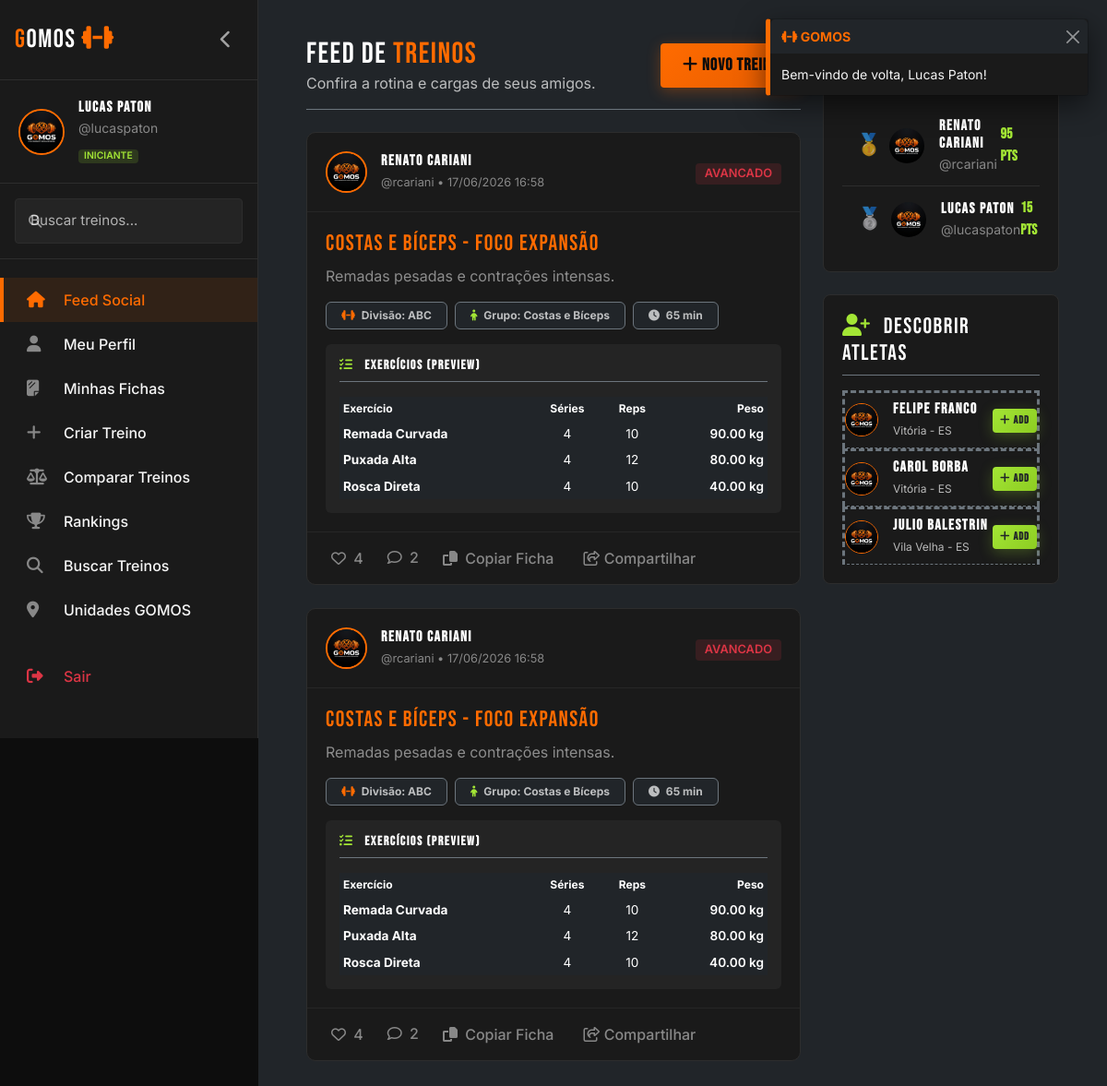
/gomos/public/feed (signed in), run on the app's committed database.
### tables this page shows
CREATE TABLE IF NOT EXISTS treinos (
    id INT AUTO_INCREMENT PRIMARY KEY,
    usuario_id INT NOT NULL,
    titulo VARCHAR(150) NOT NULL,
    descricao TEXT,
    tipo_treino ENUM('A', 'B', 'C', 'ABC', 'PPL', 'Full') DEFAULT 'Full',
    grupo_muscular VARCHAR(100) NOT NULL,
    duracao_minutos INT DEFAULT 0,
    nivel_dificuldade ENUM('iniciante', 'intermediario', 'avancado') DEFAULT 'iniciante',
    total_curtidas INT DEFAULT 0,
    total_comentarios INT DEFAULT 0,
    total_visualizacoes INT DEFAULT 0,
    publico TINYINT(1) DEFAULT 1,  
    foto VARCHAR(255) DEFAULT NULL,
    criado_em TIMESTAMP DEFAULT CURRENT_TIMESTAMP,
    FOREIGN KEY (usuario_id) REFERENCES usuarios(id) ON DELETE CASCADE
);

CREATE TABLE IF NOT EXISTS usuarios (
    id INT AUTO_INCREMENT PRIMARY KEY,
    nome VARCHAR(100) NOT NULL,
    username VARCHAR(50) NOT NULL UNIQUE,
    email VARCHAR(100) NOT NULL UNIQUE,
    senha VARCHAR(255) NOT NULL,
    foto_perfil VARCHAR(255) DEFAULT 'default_avatar.png',
    bio TEXT,
    nivel_fitness ENUM('iniciante', 'intermediario', 'avancado') DEFAULT 'iniciante',
    academia_id INT,
    cidade VARCHAR(100) NOT NULL,
    estado CHAR(2) NOT NULL,
    peso DECIMAL(5,2) DEFAULT 0.00,
    altura INT DEFAULT 0,
    total_treinos INT DEFAULT 0,
    total_curtidas INT DEFAULT 0,
    pontos_ranking INT DEFAULT 0,
    ativo TINYINT(1) DEFAULT 1,
    criado_em TIMESTAMP DEFAULT CURRENT_TIMESTAMP,
    ultimo_acesso TIMESTAMP DEFAULT CURRENT_TIMESTAMP ON UPDATE CURRENT_TIMESTAMP,
    FOREIGN KEY (academia_id) REFERENCES academias(id) ON DELETE SET NULL
);

CREATE TABLE IF NOT EXISTS exercicios_treino (
    id INT AUTO_INCREMENT PRIMARY KEY,
    treino_id INT NOT NULL,
    nome_exercicio VARCHAR(150) NOT NULL,
    series INT NOT NULL DEFAULT 3,
    repeticoes VARCHAR(50) NOT NULL DEFAULT '10',
    peso_kg DECIMAL(5,2) DEFAULT 0.00,
    descanso_segundos INT DEFAULT 60,
    observacoes TEXT,
    ordem INT DEFAULT 0,
    FOREIGN KEY (treino_id) REFERENCES treinos(id) ON DELETE CASCADE
);

### gomos/app/views/feed/index.php (the view, shortened to what the rows shown need)
<?php
require_once __DIR__ . '/../partials/header.php';
?>
<div class="dashboard-wrapper">
    <?php require_once __DIR__ . '/../partials/sidebar.php'; ?>
    <main class="main-content-gomos bg-dark">
        <div class="container-fluid">
            <div class="row">
                <div class="col-lg-8">
                    <div class="d-flex align-items-center justify-content-between mb-4 border-bottom border-secondary pb-3">
                        <div>
                            <h2 class="text-white m-0">FEED DE <span class="text-orange">TREINOS</span></h2>
                        </div>
                    </div>
                    <?php if (!empty($treinos)): ?>
                        <?php foreach ($treinos as $t): ?>
                            <div class="feed-post-card">
                                <div class="feed-post-header d-flex justify-content-between align-items-center">
                                    <div class="d-flex align-items-center">
                                        <a href="<?= $rootUrl ?>/perfil/<?= $t['username'] ?>" class="text-decoration-none">
                                            <img src="<?= $root ?>/assets/img/<?= $t['foto_perfil'] ?>" alt="Avatar" class="feed-post-avatar">
                                        </a>
                                        <div class="feed-post-meta">
                                            <h6 class="m-0"><a href="<?= $rootUrl ?>/perfil/<?= $t['username'] ?>" class="text-white text-decoration-none fw-bold"><?= $t['nome_usuario'] ?></a></h6>
                                            <span>@<?= $t['username'] ?> • <?= date('d/m/Y H:i', strtotime($t['criado_em'])) ?></span>
                                        </div>
                                    </div>
                                    <div>
                                        <span class="badge badge-dificuldade badge-<?= $t['nivel_dificuldade'] ?>">
                                            <?= strtoupper($t['nivel_dificuldade']) ?>
                                        </span>
                                    </div>
                                </div>
                                <div class="feed-post-body">
                                    <h4 class="text-orange mb-2"><?= $t['titulo'] ?></h4>
                                    <p class="text-white-50 mb-3"><?= $t['descricao'] ?></p>
                                    <div class="d-flex gap-2 mb-3">
                                        <span class="badge bg-dark border border-secondary text-secondary py-2 px-3"><i class="fa-solid fa-dumbbell me-1 text-orange"></i> Divisão: <?= $t['tipo_treino'] ?></span>
                                        <span class="badge bg-dark border border-secondary text-secondary py-2 px-3"><i class="fa-solid fa-child me-1 text-lime"></i> Grupo: <?= $t['grupo_muscular'] ?></span>
                                        <span class="badge bg-dark border border-secondary text-secondary py-2 px-3"><i class="fa-solid fa-clock me-1"></i> <?= $t['duracao_minutos'] ?> min</span>
                                    </div>
                                    <div class="feed-post-exercises">
                                        <h6 class="text-white border-bottom border-secondary pb-2 mb-3 small fw-bold uppercase"><i class="fa-solid fa-list-check me-2 text-lime"></i> EXERCÍCIOS (Preview)</h6>
                                        <div class="table-responsive">
                                            <table class="table table-dark table-sm m-0 table-borderless">
                                                <thead>
                                                    <tr class="text-muted-gomos" style="font-size: 0.75rem;">
                                                        <th>Exercício</th>
                                                        <th class="text-center">Séries</th>
                                                        <th class="text-center">Reps</th>
                                                        <th class="text-end">Peso</th>
                                                    </tr>
                                                </thead>
                                                <tbody>
                                                    <?php foreach ($t['exercicios_preview'] as $ex): ?>
                                                        <tr style="font-size: 0.85rem;">
                                                            <td class="fw-bold"><?= $ex['nome_exercicio'] ?></td>
                                                            <td class="text-center"><?= $ex['series'] ?></td>
                                                            <td class="text-center"><?= $ex['repeticoes'] ?></td>
                                                            <td class="text-end text-lime fw-semibold"><?= $ex['peso_kg'] ?> kg</td>
                                                        </tr>
                                                    <?php endforeach; ?>
                                                </tbody>
                                            </table>
                                        </div>
                                    </div>
                                </div>
                                <div class="feed-post-actions">
                                    <button class="feed-post-action-btn btn-curtir-ajax <?= $t['curtiu'] ? 'active text-orange' : '' ?>" data-id="<?= $t['id'] ?>">
                                        <i class="<?= $t['curtiu'] ? 'fa-solid' : 'fa-regular' ?> fa-heart me-1"></i> <span class="curtidas-count"><?= $t['total_curtidas'] ?></span>
                                    </button>
                                    <a href="<?= $rootUrl ?>/treino/<?= $t['id'] ?>#comentarios" class="feed-post-action-btn text-decoration-none">
                                        <i class="fa-regular fa-comment me-1"></i> <span><?= $t['total_comentarios'] ?></span>
                                    </a>
                                    <?php if ($t['usuario_id'] != \App\Helpers\Session::get('usuario_id')): ?>
                                        <form action="<?= $rootUrl ?>/treino/copiar/<?= $t['id'] ?>" method="POST" class="m-0 d-inline">
                                            <button type="submit" class="feed-post-action-btn text-lime border-0 bg-transparent">
                                                <i class="fa-solid fa-copy me-1"></i> Copiar Ficha
                                            </button>
                                        </form>
                                    <?php endif; ?>
                                    <button class="feed-post-action-btn" onclick="navigator.clipboard.writeText('<?= $_SERVER['HTTP_HOST'] . $rootUrl ?>/treino/<?= $t['id'] ?>'); alert('Link do treino copiado para a área de transferência!');">
                                        <i class="fa-regular fa-share-from-square"></i> Compartilhar
                                    </button>
                                </div>
                            </div>
                        <?php endforeach; ?>
                    <?php endif; ?>
                </div>
                <div class="col-lg-4 d-none d-lg-block">
                    <div class="sidebar-right">
                        <div class="card-gomos mb-4">
                            <div class="ranking-preview-list">
                                <?php
                                $pos = 1;
                                if (!empty($rankingAmigos)):
                                    foreach ($rankingAmigos as $amigo):
                                ?>
                                    <div class="ranking-list-item d-flex align-items-center justify-content-between">
                                        <div class="d-flex align-items-center">
                                            <span class="ranking-position text-secondary" style="font-family: 'Bebas Neue';">
                                                <?php if ($pos === 1): ?>🥇<?php elseif ($pos === 2): ?>🥈<?php elseif ($pos === 3): ?>🥉<?php else: echo $pos; endif; ?>
                                            </span>
                                            <a href="<?= $rootUrl ?>/perfil/<?= $amigo['username'] ?>">
                                                <img src="<?= $root ?>/assets/img/<?= $amigo['foto_perfil'] ?>" alt="Avatar" class="ranking-avatar ms-2 me-3 rounded-circle">
                                            </a>
                                            <div>
                                                <h6 class="m-0 text-white"><a href="<?= $rootUrl ?>/perfil/<?= $amigo['username'] ?>" class="text-decoration-none text-white fw-bold"><?= $amigo['nome'] ?></a></h6>
                                                <small class="text-muted-gomos">@<?= $amigo['username'] ?></small>
                                            </div>
                                        </div>
                                        <span class="fw-bold text-lime" style="font-family: 'Bebas Neue';"><?= $amigo['pontos_ranking'] ?> PTS</span>
                                    </div>
                                <?php
                                    $pos++;
                                    endforeach;
                                else:
                                ?>
                                    <p class="text-muted small m-0 py-2">Sem dados de amigos.</p>
                                <?php endif; ?>
                            </div>
                        </div>
                        <div class="card-gomos">
                            <ul class="list-unstyled m-0">
                                <?php if (!empty($sugestoesAmigos)): ?>
                                    <?php foreach ($sugestoesAmigos as $sugestao): ?>
                                        <li class="d-flex align-items-center justify-content-between py-2 border-bottom border-secondary" style="border-style: dashed !important;">
                                            <div class="d-flex align-items-center">
                                                <a href="<?= $rootUrl ?>/perfil/<?= $sugestao['username'] ?>">
                                                    <img src="<?= $root ?>/assets/img/<?= $sugestao['foto_perfil'] ?>" alt="Avatar" class="rounded-circle me-3" style="width: 36px; height: 36px; object-fit: cover; border: 1.5px solid var(--accent-primary)">
                                                </a>
                                                <div>
                                                    <h6 class="m-0"><a href="<?= $rootUrl ?>/perfil/<?= $sugestao['username'] ?>" class="text-decoration-none text-white fw-bold"><?= $sugestao['nome'] ?></a></h6>
                                                    <small class="text-secondary" style="font-size: 0.75rem;"><?= $sugestao['cidade'] ?> - <?= $sugestao['estado'] ?></small>
                                                </div>
                                            </div>
                                            <form action="<?= $rootUrl ?>/amigos/adicionar/<?= $sugestao['id'] ?>" method="POST" class="m-0">
                                                <button type="submit" class="btn btn-secondary-gomos btn-sm text-dark px-2 py-1" style="font-size: 0.75rem;"><i class="fa-solid fa-plus"></i> ADD</button>
                                            </form>
                                        </li>
                                    <?php endforeach; ?>
                                <?php else: ?>
                                    <p class="text-muted small m-0">Você já está conectado com todos na sua região!</p>
                                <?php endif; ?>
                            </ul>
                        </div>
                    </div>
                </div>
            </div>
        </div>
    </main>
</div>
<?php require_once __DIR__ . '/../partials/footer.php'; ?>

### data on the page
treinos: usuario.foto_perfil (picture), usuario.nome "Renato Cariani", usuario.username "rcariani", criado_em "17/06/2026 16:58", nivel_dificuldade "AVANCADO", titulo "Costas e Bíceps - Foco Expansão", descricao "Remadas pesadas e contrações intensas.", tipo_treino "ABC", grupo_muscular "Costas e Bíceps", duracao_minutos "65", total_curtidas "4", total_comentarios "2"
exercicios_treino: nome_exercicio "Remada Curvada", series "4", repeticoes "10", peso_kg "90.00"
exercicios_treino: nome_exercicio "Puxada Alta", series "4", repeticoes "12", peso_kg "80.00"
exercicios_treino: nome_exercicio "Rosca Direta", series "4", repeticoes "10", peso_kg "40.00"
usuarios: foto_perfil (picture), nome "Renato Cariani", username "rcariani", pontos_ranking "95"
usuarios: foto_perfil (placeholder picture), nome "Lucas Paton", username "lucaspaton", pontos_ranking "15"
usuarios: foto_perfil (picture), nome "Felipe Franco", cidade "Vitória", estado "ES"
usuarios: foto_perfil (picture), nome "Carol Borba", cidade "Vitória", estado "ES"
usuarios: foto_perfil (picture), nome "Julio Balestrin", cidade "Vila Velha", estado "ES"

### other printed values
$message "Bem-vindo de volta, Lucas Paton!"
$nome "Lucas Paton"
$username "lucaspaton"
$fitness "INICIANTE"
